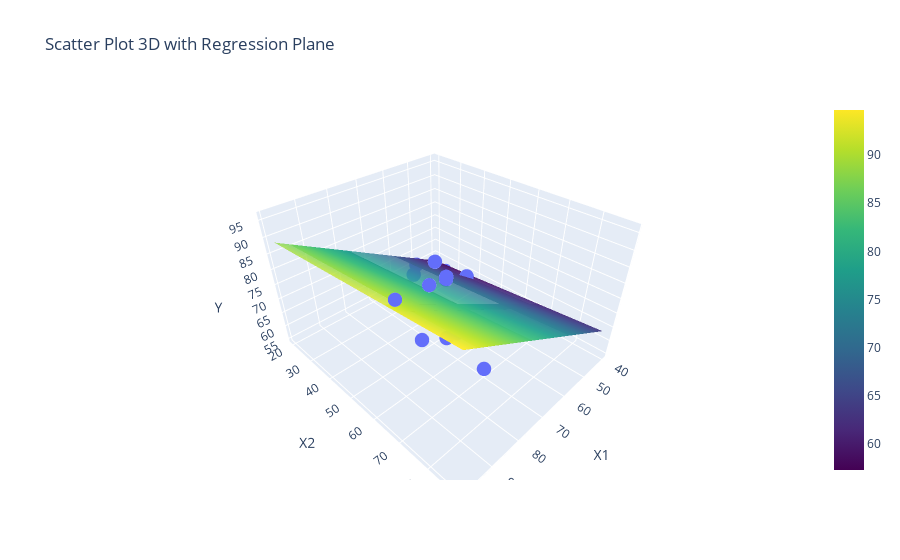

The notebook cell this image was saved under:
### Markdown cell above
#### Scatter plot untuk melihat hubungan antara X1, X2, dan Y

### Code cell
# Data asrul dan fitting model
data_asrul = sm.add_constant(data_asrul)  # Tambahkan kolom konstanta
X = data_asrul[['const', 'X1', 'X2']]  # Variabel independen
y = data_asrul['Y']  # Variabel dependen
model = sm.OLS(y, X).fit()  # Membuat model regresi OLS

fig = go.Figure(data=[
    go.Scatter3d(x=data_asrul['X1'], y=data_asrul['X2'], z=data_asrul['Y'], mode='markers',
                 marker=dict(size=5), name='Data Points')])

# Regresi berganda sebagai bidang
xx, yy = np.meshgrid(data_asrul['X1'], data_asrul['X2'])
zz = model.params['const'] + model.params['X1'] * xx + model.params['X2'] * yy
fig.add_trace(go.Surface(x=xx, y=yy, z=zz, opacity=0.8, colorscale='Viridis', name='Regression Plane'))

fig.update_layout(scene=dict(xaxis_title='X1', yaxis_title='X2', zaxis_title='Y'),
                  title='Scatter Plot 3D with Regression Plane')
plt.savefig('Scatter Plot 3D with Regression Plane')
fig.show()

_, p_value, _, _ = het_breuschpagan(model.resid, X)
if p_value < 0.05:
    print("Terdapat bukti heteroskedastisitas.")
else:
    print("Tidak terdapat bukti heteroskedastisitas.")

### Figure 1 — Plotly figure (JSON) as saved in the notebook; plotly's stock layout.template omitted (floating-point values rounded to 4 significant figures; data arrays with more than 128 entries replaced by an {"elided": "..."} marker saying what was removed)
{"data": [{"marker": {"size": 5}, "mode": "markers", "name": "Data Points", "type": "scatter3d", "x": [50, 40, 60, 55, 45, 65, 70, 75, 80, 90, 89, 90, 95, 93, 77, 99], "y": [20, 25, 30, 35, 40, 50, 55, 60, 65, 70, 66, 78, 80, 88, 73, 70], "z": [60, 55, 65, 70, 62, 75, 80, 85, 90, 95, 77, 87, 90, 86, 79, 96]}, {"colorscale": [[0, "#440154"], [0.1111, "#482878"], [0.2222, "#3e4989"], [0.3333, "#31688e"], [0.4444, "#26828e"], [0.5556, "#1f9e89"], [0.6667, "#35b779"], [0.7778, "#6ece58"], [0.8889, "#b5de2b"], [1, "#fde725"]], "name": "Regression Plane", "opacity": 0.8, "type": "surface", "x": {"elided": "16x16 int values"}, "y": {"elided": "16x16 int values"}, "z": {"elided": "16x16 float values"}}], "layout": {"scene": {"xaxis": {"title": {"text": "X1"}}, "yaxis": {"title": {"text": "X2"}}, "zaxis": {"title": {"text": "Y"}}}, "title": {"text": "Scatter Plot 3D with Regression Plane"}}}
